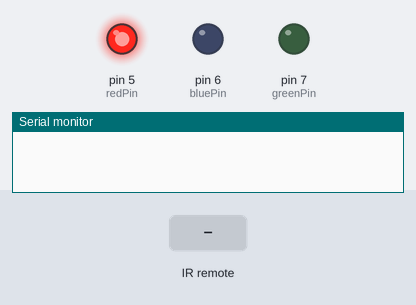
The sketch below on a simulated Arduino Uno, built with avr-gcc and run on an emulated ATmega328P. Shown: output pins drawn as LEDs (lit = HIGH), the last lines printed to the serial monitor. Inputs (shaded band) come from the test bench.

Above: at 1.2 s.
1.3 s: infrared code 0xFE50AF received
At 1.6 s:
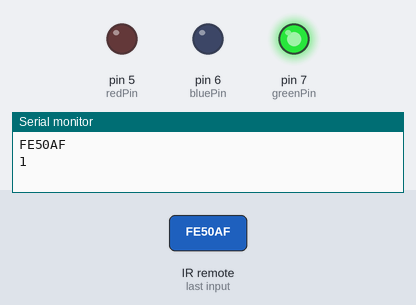
Timing chart, 0 to 4.3 s (numbered marks = the images above; inputs shaded):
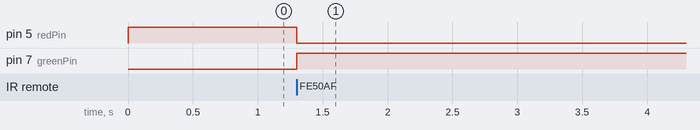

Measured:
- after the input at 1.3 s, pin 5 (redPin): HIGH → LOW at once; pin 7 (greenPin): LOW → HIGH at once

The sketch:

TV.ino
```cpp
/*
 * SmartHome
 * TV
 *
 */

#include <IRremote.h>

int RECV_PIN = 11;
int pinon = 0;
int redPin = 5;
int greenPin = 7;
int bluePin = 6;
IRsend irsend;
IRrecv irrecv(RECV_PIN);

decode_results results;

void setup()
{
  Serial.begin(9600);
  irrecv.enableIRIn();  // Start the receiver
  pinMode(redPin, OUTPUT);
  pinMode(greenPin, OUTPUT);
  pinMode(bluePin, OUTPUT);
}


void dump(decode_results *results)
{
  // Dumps out the decode_results structure.
  // Call this after IRrecv::decode()
  int count = results->rawlen;
  if (results->decode_type == UNKNOWN) {
    Serial.print("Unknown encoding: ");
  }
  else if (results->decode_type == NEC) {
    Serial.print("Decoded NEC: ");

  }
  else if (results->decode_type == SONY) {
    Serial.print("Decoded SONY: ");
  }
  else if (results->decode_type == RC5) {
    Serial.print("Decoded RC5: ");
  }
  else if (results->decode_type == RC6) {
    Serial.print("Decoded RC6: ");
  }
  else if (results->decode_type == PANASONIC) {
    Serial.print("Decoded PANASONIC - Address: ");
    Serial.print(results->address, HEX);
    Serial.print(" Value: ");
  }
  else if (results->decode_type == LG) {
    Serial.print("Decoded LG: ");
  }
  else if (results->decode_type == JVC) {
    Serial.print("Decoded JVC: ");
  }
  else if (results->decode_type == AIWA_RC_T501) {
    Serial.print("Decoded AIWA RC T501: ");
  }
  else if (results->decode_type == WHYNTER) {
    Serial.print("Decoded Whynter: ");
  }
  Serial.print(results->value, HEX);
  Serial.print(" (");
  Serial.print(results->bits, DEC);
  Serial.println(" bits)");
  Serial.print("Raw (");
  Serial.print(count, DEC);
  Serial.print("): ");

  for (int i = 1; i < count; i++) {
    if (i & 1) {
      Serial.print(results->rawbuf[i]*USECPERTICK, DEC);
    }
    else {
      Serial.write('-');
      Serial.print((unsigned long) results->rawbuf[i]*USECPERTICK, DEC);
    }
    Serial.print(" ");
  }
  Serial.println();
}

void setColor(int red, int green, int blue)
{
  analogWrite(redPin, red);
  analogWrite(greenPin, green);
  analogWrite(bluePin, blue);
}

void loop()
{
  if (irrecv.decode(&results))
  {
    Serial.println(results.value, HEX);
    if(results.value == 0xFE50AF)
    pinon=!pinon;
    irrecv.resume(); // Receive the next value
    Serial.println(pinon);
  }
  if (pinon)
    setColor(0, 255, 0);  // green
  else
    setColor(255, 0, 0);  // red
}
```
